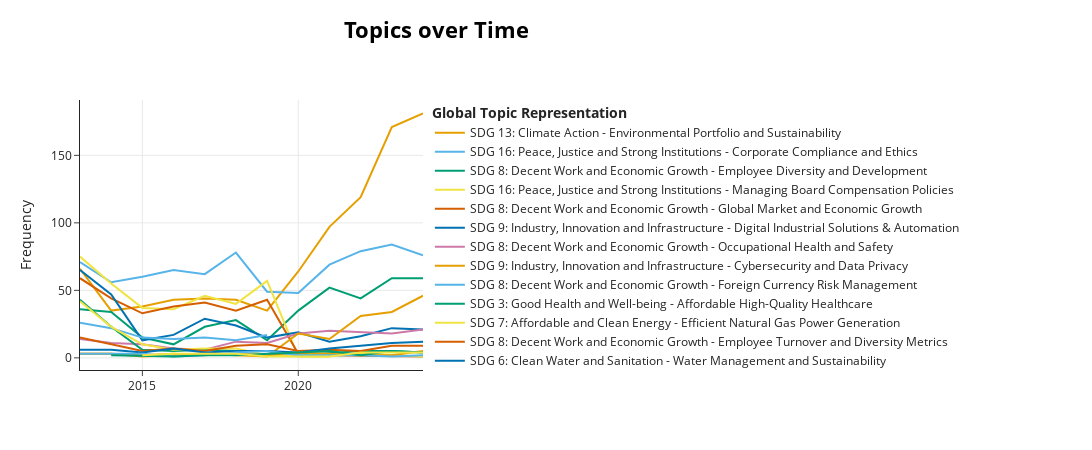

The cell this chart's notebook holds for it:
### Code cell
topics_over_time = topic_model.topics_over_time(flat_chunks, years)
#we set custom labels to True to use the labels we set before
topic_model.visualize_topics_over_time(topics_over_time, custom_labels=True, topics=meaningful_topics)

### Figure 1 — Plotly figure (JSON) as saved in the notebook; plotly's stock layout.template omitted (floating-point values rounded to 4 significant figures)
{"data": [{"hoverinfo": "text", "hovertext": ["<b>Topic 1</b><br>Words: environmental, sustainability, portfolio, emissions, siemens", "<b>Topic 1</b><br>Words: environmental, sustainability, portfolio, siemens, report", "<b>Topic 1</b><br>Words: environmental, portfolio, sustainability, emissions, carbon", "<b>Topic 1</b><br>Words: environmental, portfolio, sustainability, emissions, carbon", "<b>Topic 1</b><br>Words: environmental, portfolio, emissions, sustainability, gri", "<b>Topic 1</b><br>Words: environmental, portfolio, sustainability, emissions, carbon", "<b>Topic 1</b><br>Words: environmental, portfolio, emissions, sustainability, carbon", "<b>Topic 1</b><br>Words: sustainability, environmental, siemens, emissions, 2020", "<b>Topic 1</b><br>Words: sustainability, gri, wef, environmental, emissions", "<b>Topic 1</b><br>Words: gri, sustainability, wef, emissions, 2022", "<b>Topic 1</b><br>Words: gri, sustainability, wef, emissions, 30th", "<b>Topic 1</b><br>Words: sustainability, gri, emissions, wef, 2024"], "marker": {"color": "#E69F00"}, "mode": "lines", "name": "SDG 13: Climate Action - Environmental Portfolio and Sustainability", "type": "scatter", "x": [2013, 2014, 2015, 2016, 2017, 2018, 2019, 2020, 2021, 2022, 2023, 2024], "y": [66, 35, 38, 43, 44, 43, 35, 64, 97, 119, 171, 181]}, {"hoverinfo": "text", "hovertext": ["<b>Topic 2</b><br>Words: compliance, risks, risk, business, conduct", "<b>Topic 2</b><br>Words: compliance, business, risks, risk, suppliers", "<b>Topic 2</b><br>Words: compliance, business, risks, risk, suppliers", "<b>Topic 2</b><br>Words: compliance, risk, risks, business, suppliers", "<b>Topic 2</b><br>Words: compliance, human, rights, risk, business", "<b>Topic 2</b><br>Words: compliance, human, rights, business, risk", "<b>Topic 2</b><br>Words: compliance, human, rights, business, risk", "<b>Topic 2</b><br>Words: compliance, human, rights, business, risk", "<b>Topic 2</b><br>Words: compliance, human, rights, risk, business", "<b>Topic 2</b><br>Words: compliance, human, rights, risk, business", "<b>Topic 2</b><br>Words: compliance, human, rights, risk, business", "<b>Topic 2</b><br>Words: human, compliance, rights, risk, suppliers"], "marker": {"color": "#56B4E9"}, "mode": "lines", "name": "SDG 16: Peace, Justice and Strong Institutions - Corporate Compliance and Ethics", "type": "scatter", "x": [2013, 2014, 2015, 2016, 2017, 2018, 2019, 2020, 2021, 2022, 2023, 2024], "y": [71, 56, 60, 65, 62, 78, 49, 48, 69, 79, 84, 76]}, {"hoverinfo": "text", "hovertext": ["<b>Topic 4</b><br>Words: diversity, programs, employees, learning, people", "<b>Topic 4</b><br>Words: culture, people, diversity, company, siemens", "<b>Topic 4</b><br>Words: people, diversity, employees, learning, programs", "<b>Topic 4</b><br>Words: diversity, people, employees, siemens, citizenship", "<b>Topic 4</b><br>Words: people, diversity, employees, education, siemens", "<b>Topic 4</b><br>Words: people, diversity, employees, siemens, learning", "<b>Topic 4</b><br>Words: people, diversity, learning, women, siemens", "<b>Topic 4</b><br>Words: diversity, people, employees, learning, siemens", "<b>Topic 4</b><br>Words: people, diversity, learning, siemens, women", "<b>Topic 4</b><br>Words: people, learning, diversity, siemens, women", "<b>Topic 4</b><br>Words: people, learning, diversity, siemens, programs", "<b>Topic 4</b><br>Words: people, learning, diversity, siemens, programs"], "marker": {"color": "#009E73"}, "mode": "lines", "name": "SDG 8: Decent Work and Economic Growth - Employee Diversity and Development", "type": "scatter", "x": [2013, 2014, 2015, 2016, 2017, 2018, 2019, 2020, 2021, 2022, 2023, 2024], "y": [36, 34, 15, 10, 23, 28, 13, 35, 52, 44, 59, 59]}, {"hoverinfo": "text", "hovertext": ["<b>Topic 5</b><br>Words: compensation, benefit, board, managing, benefits", "<b>Topic 5</b><br>Words: compensation, board, managing, 000, benefit", "<b>Topic 5</b><br>Words: compensation, board, 2015, managing, benefits", "<b>Topic 5</b><br>Words: compensation, board, 2015, managing, 2016", "<b>Topic 5</b><br>Words: compensation, board, 2016, managing, 2017", "<b>Topic 5</b><br>Words: compensation, board, managing, pension, benefit", "<b>Topic 5</b><br>Words: compensation, board, managing, benefits, pension", "<b>Topic 5</b><br>Words: plans, defined, pension, benefit, contribution", "<b>Topic 5</b><br>Words: plans, defined, benefit, contributions, contribution"], "marker": {"color": "#F0E442"}, "mode": "lines", "name": "SDG 16: Peace, Justice and Strong Institutions - Managing Board Compensation Policies", "type": "scatter", "x": [2013, 2014, 2015, 2016, 2017, 2018, 2019, 2020, 2021], "y": [75, 55, 37, 36, 46, 40, 57, 1, 1]}, {"hoverinfo": "text", "hovertext": ["<b>Topic 6</b><br>Words: growth, markets, fiscal, year, 2013", "<b>Topic 6</b><br>Words: growth, markets, year, market, 2014", "<b>Topic 6</b><br>Words: growth, markets, division, revenue, year", "<b>Topic 6</b><br>Words: growth, orders, division, markets, market", "<b>Topic 6</b><br>Words: growth, markets, revenue, market, year", "<b>Topic 6</b><br>Words: growth, orders, revenue, year, fiscal", "<b>Topic 6</b><br>Words: growth, revenue, orders, year, fiscal", "<b>Topic 6</b><br>Words: 2020, patents, fiscal, held, approximately", "<b>Topic 6</b><br>Words: billion, expenditure, patents, compared, 2021", "<b>Topic 6</b><br>Words: expenses, billion, 2023, capitalized, rated", "<b>Topic 6</b><br>Words: commonwealth, independent, states, growth, markets"], "marker": {"color": "#D55E00"}, "mode": "lines", "name": "SDG 8: Decent Work and Economic Growth - Global Market and Economic Growth", "type": "scatter", "x": [2013, 2014, 2015, 2016, 2017, 2018, 2019, 2020, 2021, 2023, 2024], "y": [59, 44, 33, 38, 41, 35, 43, 3, 2, 1, 1]}, {"hoverinfo": "text", "hovertext": ["<b>Topic 7</b><br>Words: production, solutions, industry, industrial, manufacturing", "<b>Topic 7</b><br>Words: software, solutions, production, customers, business", "<b>Topic 7</b><br>Words: solutions, division, products, digital, investments", "<b>Topic 7</b><br>Words: solutions, digital, services, systems, process", "<b>Topic 7</b><br>Words: digital, solutions, customers, production, mindsphere", "<b>Topic 7</b><br>Words: digital, solutions, customers, new, products", "<b>Topic 7</b><br>Words: digital, industries, investments, solutions, new", "<b>Topic 7</b><br>Words: customers, new, digitalization, digital, technology", "<b>Topic 7</b><br>Words: customers, digital, technology, business, sustainable", "<b>Topic 7</b><br>Words: digital, customers, sustainable, solutions, technology", "<b>Topic 7</b><br>Words: digital, customers, sustainable, siemens, solutions", "<b>Topic 7</b><br>Words: digital, customers, technology, sustainable, siemens"], "marker": {"color": "#0072B2"}, "mode": "lines", "name": "SDG 9: Industry, Innovation and Infrastructure - Digital Industrial Solutions & Automation", "type": "scatter", "x": [2013, 2014, 2015, 2016, 2017, 2018, 2019, 2020, 2021, 2022, 2023, 2024], "y": [65, 47, 13, 17, 29, 24, 15, 19, 12, 16, 22, 21]}, {"hoverinfo": "text", "hovertext": ["<b>Topic 9</b><br>Words: safety, health, occupational, work, employees", "<b>Topic 9</b><br>Words: safety, health, occupational, work, employees", "<b>Topic 9</b><br>Words: safety, health, occupational, contractors, work", "<b>Topic 9</b><br>Words: safety, fatalities, work, health, contractors", "<b>Topic 9</b><br>Words: safety, health, contractors, work, employees", "<b>Topic 9</b><br>Words: safety, health, work, occupational, contractors", "<b>Topic 9</b><br>Words: safety, health, work, occupational, employees", "<b>Topic 9</b><br>Words: health, safety, occupational, employees, work", "<b>Topic 9</b><br>Words: safety, health, work, healthy, occupational", "<b>Topic 9</b><br>Words: health, safety, work, occupational, healthy", "<b>Topic 9</b><br>Words: safety, health, work, occupational, healthy", "<b>Topic 9</b><br>Words: safety, health, work, occupational, employees"], "marker": {"color": "#CC79A7"}, "mode": "lines", "name": "SDG 8: Decent Work and Economic Growth - Occupational Health and Safety", "type": "scatter", "x": [2013, 2014, 2015, 2016, 2017, 2018, 2019, 2020, 2021, 2022, 2023, 2024], "y": [14, 11, 10, 7, 6, 12, 11, 18, 20, 19, 18, 21]}, {"hoverinfo": "text", "hovertext": ["<b>Topic 10</b><br>Words: data, privacy, compliance, security, cybersecurity", "<b>Topic 10</b><br>Words: data, security, cybersecurity, compliance, protection", "<b>Topic 10</b><br>Words: security, systems, data, espionage, crime", "<b>Topic 10</b><br>Words: security, cyber, data, cybersecurity, systems", "<b>Topic 10</b><br>Words: security, data, threats, cyber, attacks", "<b>Topic 10</b><br>Words: security, cyber, data, threats, cybersecurity", "<b>Topic 10</b><br>Words: cybersecurity, data, security, protection, privacy", "<b>Topic 10</b><br>Words: cybersecurity, data, security, privacy, protection", "<b>Topic 10</b><br>Words: cybersecurity, data, security, privacy, protection", "<b>Topic 10</b><br>Words: data, cybersecurity, privacy, security, protection", "<b>Topic 10</b><br>Words: cybersecurity, data, ai, privacy, security"], "marker": {"color": "#E69F00"}, "mode": "lines", "name": "SDG 9: Industry, Innovation and Infrastructure - Cybersecurity and Data Privacy", "type": "scatter", "x": [2013, 2014, 2015, 2017, 2018, 2019, 2020, 2021, 2022, 2023, 2024], "y": [3, 3, 1, 3, 2, 1, 18, 14, 31, 34, 46]}, {"hoverinfo": "text", "hovertext": ["<b>Topic 11</b><br>Words: rate, currency, foreign, financial, fair", "<b>Topic 11</b><br>Words: currency, rate, foreign, financial, fair", "<b>Topic 11</b><br>Words: rate, currency, financial, fair, foreign", "<b>Topic 11</b><br>Words: rate, currency, financial, fair, foreign", "<b>Topic 11</b><br>Words: rate, currency, financial, fair, foreign", "<b>Topic 11</b><br>Words: rate, currency, foreign, financial, fair", "<b>Topic 11</b><br>Words: rate, currency, financial, foreign, fair"], "marker": {"color": "#56B4E9"}, "mode": "lines", "name": "SDG 8: Decent Work and Economic Growth - Foreign Currency Risk Management", "type": "scatter", "x": [2013, 2014, 2015, 2016, 2017, 2018, 2019], "y": [26, 22, 15, 14, 15, 13, 17]}, {"hoverinfo": "text", "hovertext": ["<b>Topic 14</b><br>Words: healthcare, medical, medanta, patients, trehan", "<b>Topic 14</b><br>Words: healthcare, medical, hospital, rush, diagnostics", "<b>Topic 14</b><br>Words: healthcare, imaging, growth, medical, clinical", "<b>Topic 14</b><br>Words: healthcare, growth, diagnostics, imaging, medical", "<b>Topic 14</b><br>Words: healthcare, healthineers, diagnostics, services, medical", "<b>Topic 14</b><br>Words: healthcare, healthineers, markets, providers, medical", "<b>Topic 14</b><br>Words: healthcare, healthineers, care, markets, systems", "<b>Topic 14</b><br>Words: clinic, medical, clinics, baiji, local", "<b>Topic 14</b><br>Words: healthcare, medical, customers, technology, digital", "<b>Topic 14</b><br>Words: care, healthineers, medical, healthcare, cancer", "<b>Topic 14</b><br>Words: healthcare, healthineers, medical, care, technology"], "marker": {"color": "#009E73"}, "mode": "lines", "name": "SDG 3: Good Health and Well-being - Affordable High-Quality Healthcare", "type": "scatter", "x": [2013, 2014, 2015, 2016, 2017, 2018, 2019, 2020, 2022, 2023, 2024], "y": [43, 23, 6, 5, 6, 5, 5, 2, 5, 5, 4]}, {"hoverinfo": "text", "hovertext": ["<b>Topic 15</b><br>Words: power, gas, energy, kirishi, plant", "<b>Topic 15</b><br>Words: power, energy, gas, division, turbines", "<b>Topic 15</b><br>Words: power, energy, gas, division, consumption", "<b>Topic 15</b><br>Words: power, division, energy, gas, solutions", "<b>Topic 15</b><br>Words: power, gas, energy, division, generation", "<b>Topic 15</b><br>Words: power, gas, division, energy, generation", "<b>Topic 15</b><br>Words: power, gas, oil, energy, generation", "<b>Topic 15</b><br>Words: consumption, energy, fiscal, gas, 20204", "<b>Topic 15</b><br>Words: consumption, gigajoules, energy, decreased, consumed", "<b>Topic 15</b><br>Words: fy, energy, 2022, consumption, 2021", "<b>Topic 15</b><br>Words: 130a, 302, sasb, rt, ee", "<b>Topic 15</b><br>Words: energy, consumption, fy, 2024, gigajoules"], "marker": {"color": "#F0E442"}, "mode": "lines", "name": "SDG 7: Affordable and Clean Energy - Efficient Natural Gas Power Generation", "type": "scatter", "x": [2013, 2014, 2015, 2016, 2017, 2018, 2019, 2020, 2021, 2022, 2023, 2024], "y": [42, 23, 10, 6, 7, 7, 2, 2, 2, 3, 2, 1]}, {"hoverinfo": "text", "hovertext": ["<b>Topic 16</b><br>Words: employees, turnover, exits, involuntary, percentage", "<b>Topic 16</b><br>Words: employees, turnover, percentage, thousands, page", "<b>Topic 16</b><br>Words: 41, employees, 27, africa, asia", "<b>Topic 16</b><br>Words: percentage, employees, 26, commonwealth, africa", "<b>Topic 16</b><br>Words: 26, commonwealth, percentage, africa, asia", "<b>Topic 16</b><br>Words: employees, percentage, asia, australia, 26", "<b>Topic 16</b><br>Words: employees, percentage, asia, australia, commonwealth", "<b>Topic 16</b><br>Words: employees, commonwealth, asia, africa, australia", "<b>Topic 16</b><br>Words: employees, commonwealth, asia, percentage, exits", "<b>Topic 16</b><br>Words: commonwealth, independent, age, employees, percentage", "<b>Topic 16</b><br>Words: turnover, employees, involuntary, employee, voluntary", "<b>Topic 16</b><br>Words: turnover, employees, involuntary, employee, voluntary"], "marker": {"color": "#D55E00"}, "mode": "lines", "name": "SDG 8: Decent Work and Economic Growth - Employee Turnover and Diversity Metrics", "type": "scatter", "x": [2013, 2014, 2015, 2016, 2017, 2018, 2019, 2020, 2021, 2022, 2023, 2024], "y": [15, 10, 5, 7, 5, 9, 10, 5, 6, 5, 9, 9]}, {"hoverinfo": "text", "hovertext": ["<b>Topic 17</b><br>Words: water, www, wastewater, website, mandate", "<b>Topic 17</b><br>Words: water, wastewater, mandate, www, forward", "<b>Topic 17</b><br>Words: water, hubs, safe, drinking, wastewater", "<b>Topic 17</b><br>Words: water, use, drinking, safe, cubic", "<b>Topic 17</b><br>Words: water, safe, use, drinking, wastewater", "<b>Topic 17</b><br>Words: water, drinking, use, safe, stress", "<b>Topic 17</b><br>Words: water, wastewater, cooling, drinking, stiftung", "<b>Topic 17</b><br>Words: water, supply, drinking, risks, consumption", "<b>Topic 17</b><br>Words: water, 2021, locations, kiosk, mandate", "<b>Topic 17</b><br>Words: water, locations, drinking, use, 2022", "<b>Topic 17</b><br>Words: water, drinking, sites, use, local", "<b>Topic 17</b><br>Words: water, drinking, local, sites, 2024"], "marker": {"color": "#0072B2"}, "mode": "lines", "name": "SDG 6: Clean Water and Sanitation - Water Management and Sustainability", "type": "scatter", "x": [2013, 2014, 2015, 2016, 2017, 2018, 2019, 2020, 2021, 2022, 2023, 2024], "y": [6, 6, 4, 7, 4, 5, 5, 4, 7, 9, 11, 12]}, {"hoverinfo": "text", "hovertext": ["<b>Topic 18</b><br>Words: vienna, city, häupl, michael, transportation"], "marker": {"color": "#CC79A7"}, "mode": "lines", "name": "SDG 11: Sustainable Cities and Communities - Smart Urban Infrastructure in Vienna", "type": "scatter", "x": [2013], "y": [40]}, {"hoverinfo": "text", "hovertext": ["<b>Topic 20</b><br>Words: ozone, organic, r11, depleting, metric", "<b>Topic 20</b><br>Words: ozone, emissions, organic, compounds, r11", "<b>Topic 20</b><br>Words: ozone, compounds, organic, surface, r11", "<b>Topic 20</b><br>Words: waste, ozone, hazardous, r11, organic", "<b>Topic 20</b><br>Words: waste, ozone, r11, hazardous, compounds", "<b>Topic 20</b><br>Words: waste, ozone, r11, compounds, organic", "<b>Topic 20</b><br>Words: r11, nitrogen, oxides, ods, figure", "<b>Topic 20</b><br>Words: ozone, r11, tons, emissions, metric", "<b>Topic 20</b><br>Words: ozone, r11, substances, compounds, emissions", "<b>Topic 20</b><br>Words: nitrogen, oxides, ozone, combustion, metric", "<b>Topic 20</b><br>Words: fy, ozone, metric, tons, 2023", "<b>Topic 20</b><br>Words: ozone, ods, metric, tons, r11"], "marker": {"color": "#E69F00"}, "mode": "lines", "name": "SDG 13: Climate Action - Industrial VOC and ODS Emissions", "type": "scatter", "x": [2013, 2014, 2015, 2016, 2017, 2018, 2019, 2020, 2021, 2022, 2023, 2024], "y": [3, 3, 2, 3, 2, 3, 2, 4, 3, 2, 2, 5]}, {"hoverinfo": "text", "hovertext": ["<b>Topic 21</b><br>Words: waste, storage, final, hanau, radioactive", "<b>Topic 21</b><br>Words: waste, storage, final, radioactive, hazardous", "<b>Topic 21</b><br>Words: waste, storage, final, hanau, facility", "<b>Topic 21</b><br>Words: waste, final, storage, hanau, facility", "<b>Topic 21</b><br>Words: waste, storage, final, hanau, facility", "<b>Topic 21</b><br>Words: waste, storage, final, hanau, facility", "<b>Topic 21</b><br>Words: waste, final, storage, facility, hanau", "<b>Topic 21</b><br>Words: waste, hazardous, construction, non, type", "<b>Topic 21</b><br>Words: waste, hazardous, shs, distinguish, demolition", "<b>Topic 21</b><br>Words: waste, hazardous, landfill, construction, demolition", "<b>Topic 21</b><br>Words: waste, hazardous, construction, volume, thermal", "<b>Topic 21</b><br>Words: waste, hazardous, construction, demolition, recycling"], "marker": {"color": "#56B4E9"}, "mode": "lines", "name": "SDG 12: Responsible Consumption and Production - Nuclear Facility Decommissioning & Waste Management", "type": "scatter", "x": [2013, 2014, 2015, 2016, 2017, 2018, 2019, 2020, 2021, 2022, 2023, 2024], "y": [3, 3, 3, 1, 2, 4, 5, 2, 2, 2, 1, 2]}, {"hoverinfo": "text", "hovertext": ["<b>Topic 22</b><br>Words: score, choice, customer, survey, satisfac", "<b>Topic 22</b><br>Words: satisfaction, customer, score, customers, colleague", "<b>Topic 22</b><br>Words: customer, score, sales, key, customers", "<b>Topic 22</b><br>Words: score, customer, customers, key, sales", "<b>Topic 22</b><br>Words: customer, score, customers, key, approach", "<b>Topic 22</b><br>Words: key, customer, vertical, score, customers", "<b>Topic 22</b><br>Words: customer, score, customers, challenges, satisfaction", "<b>Topic 22</b><br>Words: customers, customer, score, key, approach", "<b>Topic 22</b><br>Words: score, customer, key, customers, satisfaction"], "marker": {"color": "#009E73"}, "mode": "lines", "name": "SDG 9: Industry, Innovation and Infrastructure - Customer Satisfaction and Management", "type": "scatter", "x": [2014, 2016, 2017, 2018, 2020, 2021, 2022, 2023, 2024], "y": [2, 1, 2, 2, 4, 5, 2, 5, 4]}, {"hoverinfo": "text", "hovertext": ["<b>Topic 23</b><br>Words: comparison, solution, reference, installed, direct", "<b>Topic 23</b><br>Words: comparison, solution, installed, reference, direct", "<b>Topic 23</b><br>Words: comparison, solution, installed, reference, refers", "<b>Topic 23</b><br>Words: comparison, solution, installed, reference, direct", "<b>Topic 23</b><br>Words: comparison, emission, dioxide, solution, installed", "<b>Topic 23</b><br>Words: comparison, emission, installed, dioxide, reference", "<b>Topic 23</b><br>Words: comparison, refers, solution, offering, situation", "<b>Topic 23</b><br>Words: comparison, refers, solution, offering, situation", "<b>Topic 23</b><br>Words: comparison, counterfactual, refers, solution, offering"], "marker": {"color": "#F0E442"}, "mode": "lines", "name": "SDG 13: Climate Action - Baseline Emission Comparison Methods", "type": "scatter", "x": [2015, 2016, 2017, 2018, 2019, 2021, 2022, 2023, 2024], "y": [2, 3, 3, 3, 1, 1, 4, 4, 4]}], "layout": {"height": 450, "hoverlabel": {"bgcolor": "white", "font": {"family": "Rockwell", "size": 16}}, "legend": {"title": {"text": "<b>Global Topic Representation"}}, "title": {"font": {"color": "Black", "size": 22}, "text": "<b>Topics over Time</b>", "x": 0.4, "xanchor": "center", "y": 0.95, "yanchor": "top"}, "width": 1250, "xaxis": {"showgrid": true}, "yaxis": {"showgrid": true, "title": {"text": "Frequency"}}}}
